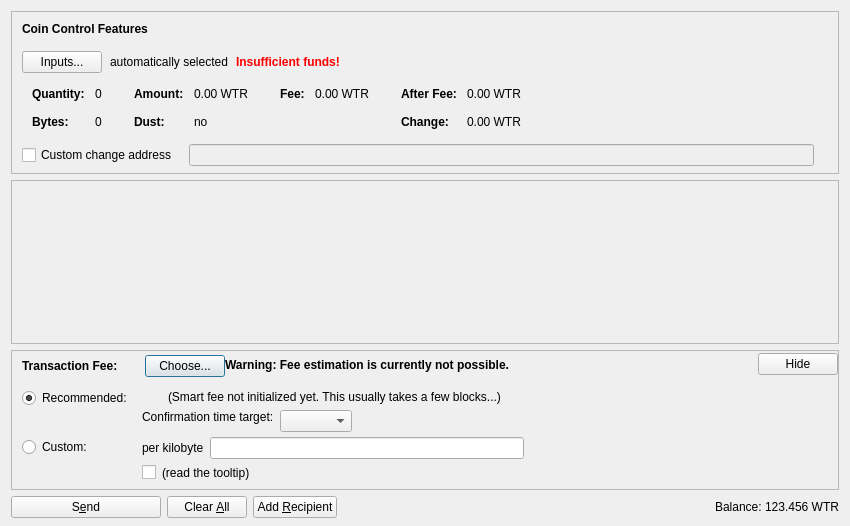
<?xml version="1.0" encoding="UTF-8"?>
<ui version="4.0">
 <class>SendCoinsDialog</class>
 <widget class="QDialog" name="SendCoinsDialog">
  <property name="geometry">
   <rect>
    <x>0</x>
    <y>0</y>
    <width>850</width>
    <height>526</height>
   </rect>
  </property>
  <property name="windowTitle">
   <string>Send Coins</string>
  </property>
  <layout class="QVBoxLayout" name="verticalLayout" stretch="0,1,0,0">
   <property name="bottomMargin">
    <number>8</number>
   </property>
   <item>
    <widget class="QFrame" name="frameCoinControl">
     <property name="sizePolicy">
      <sizepolicy hsizetype="Expanding" vsizetype="Expanding">
       <horstretch>0</horstretch>
       <verstretch>0</verstretch>
      </sizepolicy>
     </property>
     <property name="maximumSize">
      <size>
       <width>16777215</width>
       <height>16777215</height>
      </size>
     </property>
     <property name="frameShape">
      <enum>QFrame::StyledPanel</enum>
     </property>
     <property name="frameShadow">
      <enum>QFrame::Sunken</enum>
     </property>
     <layout class="QVBoxLayout" name="verticalLayoutCoinControl2">
      <property name="spacing">
       <number>0</number>
      </property>
      <property name="leftMargin">
       <number>0</number>
      </property>
      <property name="topMargin">
       <number>0</number>
      </property>
      <property name="rightMargin">
       <number>0</number>
      </property>
      <property name="bottomMargin">
       <number>6</number>
      </property>
      <item>
       <layout class="QVBoxLayout" name="verticalLayoutCoinControl" stretch="0,0,0,0,1">
        <property name="spacing">
         <number>0</number>
        </property>
        <property name="leftMargin">
         <number>10</number>
        </property>
        <property name="topMargin">
         <number>10</number>
        </property>
        <item>
         <layout class="QHBoxLayout" name="horizontalLayoutCoinControl1">
          <property name="bottomMargin">
           <number>15</number>
          </property>
          <item>
           <widget class="QLabel" name="labelCoinControlFeatures">
            <property name="sizePolicy">
             <sizepolicy hsizetype="Preferred" vsizetype="Maximum">
              <horstretch>0</horstretch>
              <verstretch>0</verstretch>
             </sizepolicy>
            </property>
            <property name="font">
             <font>
              <weight>75</weight>
              <bold>true</bold>
             </font>
            </property>
            <property name="styleSheet">
             <string notr="true">font-weight:bold;</string>
            </property>
            <property name="text">
             <string>Coin Control Features</string>
            </property>
           </widget>
          </item>
         </layout>
        </item>
        <item>
         <layout class="QHBoxLayout" name="horizontalLayoutCoinControl2" stretch="0,0,0,0">
          <property name="spacing">
           <number>8</number>
          </property>
          <property name="bottomMargin">
           <number>10</number>
          </property>
          <item>
           <widget class="QPushButton" name="pushButtonCoinControl">
            <property name="styleSheet">
             <string notr="true"/>
            </property>
            <property name="text">
             <string>Inputs...</string>
            </property>
            <property name="autoDefault">
             <bool>false</bool>
            </property>
           </widget>
          </item>
          <item>
           <widget class="QLabel" name="labelCoinControlAutomaticallySelected">
            <property name="text">
             <string>automatically selected</string>
            </property>
            <property name="margin">
             <number>5</number>
            </property>
           </widget>
          </item>
          <item>
           <widget class="QLabel" name="labelCoinControlInsuffFunds">
            <property name="font">
             <font>
              <weight>75</weight>
              <bold>true</bold>
             </font>
            </property>
            <property name="styleSheet">
             <string notr="true">color:red;font-weight:bold;</string>
            </property>
            <property name="text">
             <string>Insufficient funds!</string>
            </property>
            <property name="margin">
             <number>5</number>
            </property>
           </widget>
          </item>
          <item>
           <spacer name="horizontalSpacerCoinControl">
            <property name="orientation">
             <enum>Qt::Horizontal</enum>
            </property>
            <property name="sizeHint" stdset="0">
             <size>
              <width>40</width>
              <height>1</height>
             </size>
            </property>
           </spacer>
          </item>
         </layout>
        </item>
        <item>
         <widget class="QWidget" name="widgetCoinControl" native="true">
          <property name="sizePolicy">
           <sizepolicy hsizetype="Preferred" vsizetype="Preferred">
            <horstretch>0</horstretch>
            <verstretch>0</verstretch>
           </sizepolicy>
          </property>
          <property name="minimumSize">
           <size>
            <width>0</width>
            <height>0</height>
           </size>
          </property>
          <property name="styleSheet">
           <string notr="true"/>
          </property>
          <layout class="QHBoxLayout" name="horizontalLayoutCoinControl5">
           <property name="leftMargin">
            <number>0</number>
           </property>
           <property name="topMargin">
            <number>0</number>
           </property>
           <property name="rightMargin">
            <number>0</number>
           </property>
           <property name="bottomMargin">
            <number>0</number>
           </property>
           <item>
            <layout class="QHBoxLayout" name="horizontalLayoutCoinControl3" stretch="0,0,0,1">
             <property name="spacing">
              <number>20</number>
             </property>
             <property name="topMargin">
              <number>0</number>
             </property>
             <property name="bottomMargin">
              <number>10</number>
             </property>
             <item>
              <layout class="QFormLayout" name="formLayoutCoinControl1">
               <property name="horizontalSpacing">
                <number>10</number>
               </property>
               <property name="verticalSpacing">
                <number>14</number>
               </property>
               <property name="leftMargin">
                <number>10</number>
               </property>
               <property name="topMargin">
                <number>4</number>
               </property>
               <property name="rightMargin">
                <number>6</number>
               </property>
               <item row="0" column="0">
                <widget class="QLabel" name="labelCoinControlQuantityText">
                 <property name="font">
                  <font>
                   <weight>75</weight>
                   <bold>true</bold>
                  </font>
                 </property>
                 <property name="text">
                  <string>Quantity:</string>
                 </property>
                 <property name="margin">
                  <number>0</number>
                 </property>
                </widget>
               </item>
               <item row="0" column="1">
                <widget class="QLabel" name="labelCoinControlQuantity">
                 <property name="cursor">
                  <cursorShape>IBeamCursor</cursorShape>
                 </property>
                 <property name="contextMenuPolicy">
                  <enum>Qt::ActionsContextMenu</enum>
                 </property>
                 <property name="text">
                  <string notr="true">0</string>
                 </property>
                 <property name="margin">
                  <number>0</number>
                 </property>
                 <property name="textInteractionFlags">
                  <set>Qt::LinksAccessibleByMouse|Qt::TextSelectableByKeyboard|Qt::TextSelectableByMouse</set>
                 </property>
                </widget>
               </item>
               <item row="1" column="0">
                <widget class="QLabel" name="labelCoinControlBytesText">
                 <property name="font">
                  <font>
                   <weight>75</weight>
                   <bold>true</bold>
                  </font>
                 </property>
                 <property name="text">
                  <string>Bytes:</string>
                 </property>
                </widget>
               </item>
               <item row="1" column="1">
                <widget class="QLabel" name="labelCoinControlBytes">
                 <property name="cursor">
                  <cursorShape>IBeamCursor</cursorShape>
                 </property>
                 <property name="contextMenuPolicy">
                  <enum>Qt::ActionsContextMenu</enum>
                 </property>
                 <property name="text">
                  <string notr="true">0</string>
                 </property>
                 <property name="textInteractionFlags">
                  <set>Qt::LinksAccessibleByMouse|Qt::TextSelectableByKeyboard|Qt::TextSelectableByMouse</set>
                 </property>
                </widget>
               </item>
              </layout>
             </item>
             <item>
              <layout class="QFormLayout" name="formLayoutCoinControl2">
               <property name="horizontalSpacing">
                <number>10</number>
               </property>
               <property name="verticalSpacing">
                <number>14</number>
               </property>
               <property name="leftMargin">
                <number>6</number>
               </property>
               <property name="topMargin">
                <number>4</number>
               </property>
               <property name="rightMargin">
                <number>6</number>
               </property>
               <item row="0" column="0">
                <widget class="QLabel" name="labelCoinControlAmountText">
                 <property name="font">
                  <font>
                   <weight>75</weight>
                   <bold>true</bold>
                  </font>
                 </property>
                 <property name="text">
                  <string>Amount:</string>
                 </property>
                 <property name="margin">
                  <number>0</number>
                 </property>
                </widget>
               </item>
               <item row="0" column="1">
                <widget class="QLabel" name="labelCoinControlAmount">
                 <property name="cursor">
                  <cursorShape>IBeamCursor</cursorShape>
                 </property>
                 <property name="contextMenuPolicy">
                  <enum>Qt::ActionsContextMenu</enum>
                 </property>
                 <property name="text">
                  <string notr="true">0.00 WTR</string>
                 </property>
                 <property name="textInteractionFlags">
                  <set>Qt::LinksAccessibleByMouse|Qt::TextSelectableByKeyboard|Qt::TextSelectableByMouse</set>
                 </property>
                </widget>
               </item>
               <item row="1" column="0">
                <widget class="QLabel" name="labelCoinControlLowOutputText">
                 <property name="font">
                  <font>
                   <weight>75</weight>
                   <bold>true</bold>
                  </font>
                 </property>
                 <property name="text">
                  <string>Dust:</string>
                 </property>
                </widget>
               </item>
               <item row="1" column="1">
                <widget class="QLabel" name="labelCoinControlLowOutput">
                 <property name="cursor">
                  <cursorShape>IBeamCursor</cursorShape>
                 </property>
                 <property name="contextMenuPolicy">
                  <enum>Qt::ActionsContextMenu</enum>
                 </property>
                 <property name="text">
                  <string notr="true">no</string>
                 </property>
                 <property name="textInteractionFlags">
                  <set>Qt::LinksAccessibleByMouse|Qt::TextSelectableByKeyboard|Qt::TextSelectableByMouse</set>
                 </property>
                </widget>
               </item>
              </layout>
             </item>
             <item>
              <layout class="QFormLayout" name="formLayoutCoinControl3">
               <property name="horizontalSpacing">
                <number>10</number>
               </property>
               <property name="verticalSpacing">
                <number>14</number>
               </property>
               <property name="leftMargin">
                <number>6</number>
               </property>
               <property name="topMargin">
                <number>4</number>
               </property>
               <property name="rightMargin">
                <number>6</number>
               </property>
               <item row="0" column="0">
                <widget class="QLabel" name="labelCoinControlFeeText">
                 <property name="font">
                  <font>
                   <weight>75</weight>
                   <bold>true</bold>
                  </font>
                 </property>
                 <property name="text">
                  <string>Fee:</string>
                 </property>
                 <property name="margin">
                  <number>0</number>
                 </property>
                </widget>
               </item>
               <item row="0" column="1">
                <widget class="QLabel" name="labelCoinControlFee">
                 <property name="cursor">
                  <cursorShape>IBeamCursor</cursorShape>
                 </property>
                 <property name="contextMenuPolicy">
                  <enum>Qt::ActionsContextMenu</enum>
                 </property>
                 <property name="text">
                  <string notr="true">0.00 WTR</string>
                 </property>
                 <property name="textInteractionFlags">
                  <set>Qt::LinksAccessibleByMouse|Qt::TextSelectableByKeyboard|Qt::TextSelectableByMouse</set>
                 </property>
                </widget>
               </item>
              </layout>
             </item>
             <item>
              <layout class="QFormLayout" name="formLayoutCoinControl4">
               <property name="horizontalSpacing">
                <number>10</number>
               </property>
               <property name="verticalSpacing">
                <number>14</number>
               </property>
               <property name="leftMargin">
                <number>6</number>
               </property>
               <property name="topMargin">
                <number>4</number>
               </property>
               <property name="rightMargin">
                <number>6</number>
               </property>
               <item row="0" column="0">
                <widget class="QLabel" name="labelCoinControlAfterFeeText">
                 <property name="font">
                  <font>
                   <weight>75</weight>
                   <bold>true</bold>
                  </font>
                 </property>
                 <property name="text">
                  <string>After Fee:</string>
                 </property>
                 <property name="margin">
                  <number>0</number>
                 </property>
                </widget>
               </item>
               <item row="0" column="1">
                <widget class="QLabel" name="labelCoinControlAfterFee">
                 <property name="cursor">
                  <cursorShape>IBeamCursor</cursorShape>
                 </property>
                 <property name="contextMenuPolicy">
                  <enum>Qt::ActionsContextMenu</enum>
                 </property>
                 <property name="text">
                  <string notr="true">0.00 WTR</string>
                 </property>
                 <property name="textInteractionFlags">
                  <set>Qt::LinksAccessibleByMouse|Qt::TextSelectableByKeyboard|Qt::TextSelectableByMouse</set>
                 </property>
                </widget>
               </item>
               <item row="1" column="0">
                <widget class="QLabel" name="labelCoinControlChangeText">
                 <property name="font">
                  <font>
                   <weight>75</weight>
                   <bold>true</bold>
                  </font>
                 </property>
                 <property name="text">
                  <string>Change:</string>
                 </property>
                </widget>
               </item>
               <item row="1" column="1">
                <widget class="QLabel" name="labelCoinControlChange">
                 <property name="cursor">
                  <cursorShape>IBeamCursor</cursorShape>
                 </property>
                 <property name="contextMenuPolicy">
                  <enum>Qt::ActionsContextMenu</enum>
                 </property>
                 <property name="text">
                  <string notr="true">0.00 WTR</string>
                 </property>
                 <property name="textInteractionFlags">
                  <set>Qt::LinksAccessibleByMouse|Qt::TextSelectableByKeyboard|Qt::TextSelectableByMouse</set>
                 </property>
                </widget>
               </item>
              </layout>
             </item>
            </layout>
           </item>
          </layout>
         </widget>
        </item>
        <item>
         <layout class="QHBoxLayout" name="horizontalLayoutCoinControl4" stretch="0,0,0">
          <property name="spacing">
           <number>12</number>
          </property>
          <property name="sizeConstraint">
           <enum>QLayout::SetDefaultConstraint</enum>
          </property>
          <property name="topMargin">
           <number>5</number>
          </property>
          <property name="rightMargin">
           <number>5</number>
          </property>
          <item>
           <widget class="QCheckBox" name="checkBoxCoinControlChange">
            <property name="toolTip">
             <string>If this is activated, but the change address is empty or invalid, change will be sent to a newly generated address.</string>
            </property>
            <property name="text">
             <string>Custom change address</string>
            </property>
           </widget>
          </item>
          <item>
           <widget class="QValidatedLineEdit" name="lineEditCoinControlChange">
            <property name="enabled">
             <bool>false</bool>
            </property>
            <property name="sizePolicy">
             <sizepolicy hsizetype="Expanding" vsizetype="Fixed">
              <horstretch>0</horstretch>
              <verstretch>0</verstretch>
             </sizepolicy>
            </property>
           </widget>
          </item>
          <item>
           <widget class="QLabel" name="labelCoinControlChangeLabel">
            <property name="sizePolicy">
             <sizepolicy hsizetype="Preferred" vsizetype="Expanding">
              <horstretch>0</horstretch>
              <verstretch>0</verstretch>
             </sizepolicy>
            </property>
            <property name="minimumSize">
             <size>
              <width>0</width>
              <height>0</height>
             </size>
            </property>
            <property name="text">
             <string/>
            </property>
            <property name="margin">
             <number>3</number>
            </property>
           </widget>
          </item>
         </layout>
        </item>
        <item>
         <spacer name="verticalSpacerCoinControl">
          <property name="orientation">
           <enum>Qt::Vertical</enum>
          </property>
          <property name="sizeHint" stdset="0">
           <size>
            <width>800</width>
            <height>1</height>
           </size>
          </property>
         </spacer>
        </item>
       </layout>
      </item>
     </layout>
    </widget>
   </item>
   <item>
    <widget class="QScrollArea" name="scrollArea">
     <property name="widgetResizable">
      <bool>true</bool>
     </property>
     <widget class="QWidget" name="scrollAreaWidgetContents">
      <property name="geometry">
       <rect>
        <x>0</x>
        <y>0</y>
        <width>830</width>
        <height>104</height>
       </rect>
      </property>
      <layout class="QVBoxLayout" name="verticalLayout_2" stretch="0,1">
       <property name="leftMargin">
        <number>0</number>
       </property>
       <property name="topMargin">
        <number>0</number>
       </property>
       <property name="rightMargin">
        <number>0</number>
       </property>
       <property name="bottomMargin">
        <number>0</number>
       </property>
       <item>
        <layout class="QVBoxLayout" name="entries">
         <property name="spacing">
          <number>6</number>
         </property>
        </layout>
       </item>
       <item>
        <spacer name="verticalSpacer">
         <property name="orientation">
          <enum>Qt::Vertical</enum>
         </property>
         <property name="sizeHint" stdset="0">
          <size>
           <width>20</width>
           <height>40</height>
          </size>
         </property>
        </spacer>
       </item>
      </layout>
     </widget>
    </widget>
   </item>
   <item>
    <widget class="QFrame" name="frameFee">
     <property name="sizePolicy">
      <sizepolicy hsizetype="Expanding" vsizetype="Expanding">
       <horstretch>0</horstretch>
       <verstretch>0</verstretch>
      </sizepolicy>
     </property>
     <property name="maximumSize">
      <size>
       <width>16777215</width>
       <height>16777215</height>
      </size>
     </property>
     <property name="frameShape">
      <enum>QFrame::StyledPanel</enum>
     </property>
     <property name="frameShadow">
      <enum>QFrame::Sunken</enum>
     </property>
     <layout class="QVBoxLayout" name="verticalLayoutFee1">
      <property name="spacing">
       <number>0</number>
      </property>
      <property name="leftMargin">
       <number>0</number>
      </property>
      <property name="topMargin">
       <number>0</number>
      </property>
      <property name="rightMargin">
       <number>0</number>
      </property>
      <property name="bottomMargin">
       <number>0</number>
      </property>
      <item>
       <layout class="QVBoxLayout" name="verticalLayoutFee2" stretch="0,0,0">
        <property name="spacing">
         <number>0</number>
        </property>
        <property name="leftMargin">
         <number>10</number>
        </property>
        <property name="topMargin">
         <number>0</number>
        </property>
        <item>
         <layout class="QHBoxLayout" name="horizontalLayoutFee1">
          <property name="bottomMargin">
           <number>0</number>
          </property>
          <item>
           <layout class="QVBoxLayout" name="verticalLayoutFee7">
            <property name="spacing">
             <number>0</number>
            </property>
            <item>
             <spacer name="verticalSpacerSmartFee">
              <property name="orientation">
               <enum>Qt::Vertical</enum>
              </property>
              <property name="sizeType">
               <enum>QSizePolicy::Fixed</enum>
              </property>
              <property name="sizeHint" stdset="0">
               <size>
                <width>1</width>
                <height>4</height>
               </size>
              </property>
             </spacer>
            </item>
            <item>
             <layout class="QHBoxLayout" name="horizontalLayoutSmartFee">
              <property name="spacing">
               <number>10</number>
              </property>
              <item>
               <widget class="QLabel" name="labelFeeHeadline">
                <property name="sizePolicy">
                 <sizepolicy hsizetype="Preferred" vsizetype="Maximum">
                  <horstretch>0</horstretch>
                  <verstretch>0</verstretch>
                 </sizepolicy>
                </property>
                <property name="font">
                 <font>
                  <weight>75</weight>
                  <bold>true</bold>
                 </font>
                </property>
                <property name="styleSheet">
                 <string notr="true">font-weight:bold;</string>
                </property>
                <property name="text">
                 <string>Transaction Fee:</string>
                </property>
               </widget>
              </item>
              <item>
               <widget class="QLabel" name="labelFeeMinimized">
                <property name="text">
                 <string/>
                </property>
               </widget>
              </item>
              <item>
               <widget class="QPushButton" name="buttonChooseFee">
                <property name="text">
                 <string>Choose...</string>
                </property>
               </widget>
              </item>
             </layout>
            </item>
            <item>
             <spacer name="verticalSpacer_5">
              <property name="orientation">
               <enum>Qt::Vertical</enum>
              </property>
              <property name="sizeHint" stdset="0">
               <size>
                <width>1</width>
                <height>1</height>
               </size>
              </property>
             </spacer>
            </item>
           </layout>
          </item>
          <item>
           <widget class="QLabel" name="fallbackFeeWarningLabel">
            <property name="toolTip">
             <string>Using the fallbackfee can result in sending a transaction that will take several hours or days (or never) to confirm. Consider choosing your fee manually or wait until you have validated the complete chain.</string>
            </property>
            <property name="font">
            <font>
                <weight>75</weight>
                <bold>true</bold>
            </font>
            </property>
            <property name="text">
             <string>Warning: Fee estimation is currently not possible.</string>
            </property>
            <property name="wordWrap">
             <bool>false</bool>
            </property>
           </widget>
          </item>
          <item>
           <spacer name="horizontalSpacer_4">
            <property name="orientation">
             <enum>Qt::Horizontal</enum>
            </property>
            <property name="sizeType">
             <enum>QSizePolicy::MinimumExpanding</enum>
            </property>
            <property name="sizeHint" stdset="0">
             <size>
              <width>40</width>
              <height>20</height>
             </size>
            </property>
           </spacer>
          </item>
          <item>
           <widget class="QPushButton" name="buttonMinimizeFee">
            <property name="toolTip">
             <string>collapse fee-settings</string>
            </property>
            <property name="text">
             <string>Hide</string>
            </property>
           </widget>
          </item>
         </layout>
        </item>
        <item>
         <widget class="QFrame" name="frameFeeSelection">
          <layout class="QVBoxLayout" name="verticalLayoutFee12">
           <property name="spacing">
            <number>0</number>
           </property>
           <property name="leftMargin">
            <number>0</number>
           </property>
           <property name="topMargin">
            <number>0</number>
           </property>
           <property name="rightMargin">
            <number>0</number>
           </property>
           <property name="bottomMargin">
            <number>0</number>
           </property>
           <item>
            <layout class="QGridLayout" name="gridLayoutFee">
             <property name="topMargin">
              <number>10</number>
             </property>
             <property name="bottomMargin">
              <number>4</number>
             </property>
             <property name="horizontalSpacing">
              <number>10</number>
             </property>
             <property name="verticalSpacing">
              <number>4</number>
             </property>
             <item row="1" column="1">
              <layout class="QVBoxLayout" name="verticalLayoutFee8">
               <property name="spacing">
                <number>6</number>
               </property>
               <item>
                <layout class="QHBoxLayout" name="horizontalLayoutFee13">
                 <item>
                  <widget class="QLabel" name="labelCustomPerKilobyte">
                   <property name="toolTip">
                    <string>If the custom fee is set to 1000 satoshis and the transaction is only 250 bytes, then &quot;per kilobyte&quot; only pays 250 satoshis in fee, while &quot;total at least&quot; pays 1000 satoshis. For transactions bigger than a kilobyte both pay by kilobyte.</string>
                   </property>
                   <property name="text">
                    <string>per kilobyte</string>
                   </property>
                  </widget>
                 </item>
                 <item>
                  <widget class="BitcoinAmountField" name="customFee"/>
                 </item>
                 <item>
                  <spacer name="horizontalSpacer_6">
                   <property name="orientation">
                    <enum>Qt::Horizontal</enum>
                   </property>
                   <property name="sizeHint" stdset="0">
                    <size>
                     <width>1</width>
                     <height>1</height>
                    </size>
                   </property>
                  </spacer>
                 </item>
                </layout>
               </item>
               <item>
                <layout class="QHBoxLayout" name="horizontalLayoutFee8">
                 <item>
                  <widget class="QCheckBox" name="checkBoxMinimumFee">
                   <property name="toolTip">
                    <string>Paying only the minimum fee is just fine as long as there is less transaction volume than space in the blocks. But be aware that this can end up in a never confirming transaction once there is more demand for watercoin transactions than the network can process.</string>
                   </property>
                   <property name="text">
                    <string/>
                   </property>
                  </widget>
                 </item>
                 <item>
                  <widget class="QLabel" name="labelMinFeeWarning">
                   <property name="enabled">
                    <bool>true</bool>
                   </property>
                   <property name="toolTip">
                    <string>Paying only the minimum fee is just fine as long as there is less transaction volume than space in the blocks. But be aware that this can end up in a never confirming transaction once there is more demand for watercoin transactions than the network can process.</string>
                   </property>
                   <property name="text">
                    <string>(read the tooltip)</string>
                   </property>
                   <property name="margin">
                    <number>5</number>
                   </property>
                  </widget>
                 </item>
                 <item>
                  <spacer name="horizontalSpacer_2">
                   <property name="orientation">
                    <enum>Qt::Horizontal</enum>
                   </property>
                   <property name="sizeHint" stdset="0">
                    <size>
                     <width>1</width>
                     <height>1</height>
                    </size>
                   </property>
                  </spacer>
                 </item>
                </layout>
               </item>
              </layout>
             </item>
             <item row="0" column="0">
              <layout class="QVBoxLayout" name="verticalLayoutFee4" stretch="0,1">
               <item>
                <widget class="QRadioButton" name="radioSmartFee">
                 <property name="text">
                  <string>Recommended:</string>
                 </property>
                 <property name="checked">
                  <bool>true</bool>
                 </property>
                 <attribute name="buttonGroup">
                  <string notr="true">groupFee</string>
                 </attribute>
                </widget>
               </item>
               <item>
                <spacer name="verticalSpacer_2">
                 <property name="orientation">
                  <enum>Qt::Vertical</enum>
                 </property>
                 <property name="sizeHint" stdset="0">
                  <size>
                   <width>1</width>
                   <height>1</height>
                  </size>
                 </property>
                </spacer>
               </item>
              </layout>
             </item>
             <item row="1" column="0">
              <layout class="QVBoxLayout" name="verticalLayoutFee9" stretch="0,1">
               <item>
                <widget class="QRadioButton" name="radioCustomFee">
                 <property name="text">
                  <string>Custom:</string>
                 </property>
                 <attribute name="buttonGroup">
                  <string notr="true">groupFee</string>
                 </attribute>
                </widget>
               </item>
               <item>
                <spacer name="verticalSpacer_6">
                 <property name="orientation">
                  <enum>Qt::Vertical</enum>
                 </property>
                 <property name="sizeHint" stdset="0">
                  <size>
                   <width>1</width>
                   <height>1</height>
                  </size>
                 </property>
                </spacer>
               </item>
              </layout>
             </item>
             <item row="0" column="1">
              <layout class="QVBoxLayout" name="verticalLayoutFee3" stretch="0,0,1">
               <property name="spacing">
                <number>6</number>
               </property>
               <property name="topMargin">
                <number>2</number>
               </property>
               <item>
                <layout class="QHBoxLayout" name="horizontalLayoutFee12">
                 <item>
                  <widget class="QLabel" name="labelSmartFee">
                   <property name="text">
                    <string/>
                   </property>
                   <property name="margin">
                    <number>2</number>
                   </property>
                  </widget>
                 </item>
                 <item>
                  <widget class="QLabel" name="labelFeeEstimation">
                   <property name="text">
                    <string/>
                   </property>
                  </widget>
                 </item>
                 <item>
                  <widget class="QLabel" name="labelSmartFee2">
                   <property name="text">
                    <string>(Smart fee not initialized yet. This usually takes a few blocks...)</string>
                   </property>
                   <property name="margin">
                    <number>2</number>
                   </property>
                  </widget>
                 </item>
                 <item>
                  <spacer name="horizontalSpacer_5">
                   <property name="orientation">
                    <enum>Qt::Horizontal</enum>
                   </property>
                   <property name="sizeHint" stdset="0">
                    <size>
                     <width>1</width>
                     <height>1</height>
                    </size>
                   </property>
                  </spacer>
                 </item>
                </layout>
               </item>
               <item>
                <layout class="QHBoxLayout" name="horizontalLayoutFee9">
                 <item>
                  <layout class="QVBoxLayout" name="verticalLayoutFee6">
                   <item>
                    <widget class="QLabel" name="labelSmartFee3">
                     <property name="text">
                      <string>Confirmation time target:</string>
                     </property>
                     <property name="margin">
                      <number>2</number>
                     </property>
                    </widget>
                   </item>
                   <item>
                    <spacer name="verticalSpacer_3">
                     <property name="orientation">
                      <enum>Qt::Vertical</enum>
                     </property>
                     <property name="sizeHint" stdset="0">
                      <size>
                       <width>1</width>
                       <height>1</height>
                      </size>
                     </property>
                    </spacer>
                   </item>
                  </layout>
                 </item>
                 <item>
                  <layout class="QVBoxLayout" name="verticalLayoutFee5">
                   <property name="rightMargin">
                    <number>30</number>
                   </property>
                   <item>
                    <layout class="QHBoxLayout" name="horizontalLayoutConfTarget">
                     <property name="bottomMargin">
                      <number>0</number>
                     </property>
                     <item>
                      <widget class="QComboBox" name="confTargetSelector"/>
                     </item>
                     <item>
                      <spacer name="horizontalSpacerConfTarget">
                       <property name="orientation">
                        <enum>Qt::Horizontal</enum>
                       </property>
                       <property name="sizeHint" stdset="0">
                        <size>
                         <width>40</width>
                         <height>20</height>
                        </size>
                       </property>
                      </spacer>
                     </item>
                    </layout>
                   </item>
                  </layout>
                 </item>
                </layout>
               </item>
               <item>
                <spacer name="verticalSpacer_4">
                 <property name="orientation">
                  <enum>Qt::Vertical</enum>
                 </property>
                 <property name="sizeHint" stdset="0">
                  <size>
                   <width>1</width>
                   <height>1</height>
                  </size>
                 </property>
                </spacer>
               </item>
              </layout>
             </item>
            </layout>
           </item>
          </layout>
         </widget>
        </item>
        <item>
         <spacer name="verticalSpacerFee">
          <property name="orientation">
           <enum>Qt::Vertical</enum>
          </property>
          <property name="sizeHint" stdset="0">
           <size>
            <width>40</width>
            <height>5</height>
           </size>
          </property>
         </spacer>
        </item>
       </layout>
      </item>
     </layout>
    </widget>
   </item>
   <item>
    <layout class="QHBoxLayout" name="horizontalLayout">
     <item>
      <widget class="QPushButton" name="sendButton">
       <property name="minimumSize">
        <size>
         <width>150</width>
         <height>0</height>
        </size>
       </property>
       <property name="toolTip">
        <string>Confirm the send action</string>
       </property>
       <property name="text">
        <string>S&amp;end</string>
       </property>
       <property name="icon">
        <iconset resource="../bitcoin.qrc">
         <normaloff>:/icons/send</normaloff>:/icons/send</iconset>
       </property>
       <property name="autoDefault">
        <bool>false</bool>
       </property>
       <property name="default">
        <bool>false</bool>
       </property>
      </widget>
     </item>
     <item>
      <widget class="QPushButton" name="clearButton">
       <property name="sizePolicy">
        <sizepolicy hsizetype="Minimum" vsizetype="Fixed">
         <horstretch>0</horstretch>
         <verstretch>0</verstretch>
        </sizepolicy>
       </property>
       <property name="toolTip">
        <string>Clear all fields of the form.</string>
       </property>
       <property name="text">
        <string>Clear &amp;All</string>
       </property>
       <property name="icon">
        <iconset resource="../bitcoin.qrc">
         <normaloff>:/icons/remove</normaloff>:/icons/remove</iconset>
       </property>
       <property name="autoDefault">
        <bool>false</bool>
       </property>
      </widget>
     </item>
     <item>
      <widget class="QPushButton" name="addButton">
       <property name="toolTip">
        <string>Send to multiple recipients at once</string>
       </property>
       <property name="text">
        <string>Add &amp;Recipient</string>
       </property>
       <property name="icon">
        <iconset resource="../bitcoin.qrc">
         <normaloff>:/icons/add</normaloff>:/icons/add</iconset>
       </property>
       <property name="autoDefault">
        <bool>false</bool>
       </property>
      </widget>
     </item>
     <item>
      <spacer name="horizontalSpacer">
       <property name="orientation">
        <enum>Qt::Horizontal</enum>
       </property>
       <property name="sizeHint" stdset="0">
        <size>
         <width>40</width>
         <height>20</height>
        </size>
       </property>
      </spacer>
     </item>
     <item>
      <layout class="QHBoxLayout" name="horizontalLayout_2">
       <property name="spacing">
        <number>3</number>
       </property>
       <item>
        <widget class="QLabel" name="label">
         <property name="sizePolicy">
          <sizepolicy hsizetype="Preferred" vsizetype="Fixed">
           <horstretch>0</horstretch>
           <verstretch>0</verstretch>
          </sizepolicy>
         </property>
         <property name="text">
          <string>Balance:</string>
         </property>
        </widget>
       </item>
       <item>
        <widget class="QLabel" name="labelBalance">
         <property name="sizePolicy">
          <sizepolicy hsizetype="Preferred" vsizetype="Fixed">
           <horstretch>0</horstretch>
           <verstretch>0</verstretch>
          </sizepolicy>
         </property>
         <property name="cursor">
          <cursorShape>IBeamCursor</cursorShape>
         </property>
         <property name="text">
          <string notr="true">123.456 WTR</string>
         </property>
         <property name="textInteractionFlags">
          <set>Qt::LinksAccessibleByMouse|Qt::TextSelectableByKeyboard|Qt::TextSelectableByMouse</set>
         </property>
        </widget>
       </item>
      </layout>
     </item>
    </layout>
   </item>
  </layout>
 </widget>
 <customwidgets>
  <customwidget>
   <class>QValidatedLineEdit</class>
   <extends>QLineEdit</extends>
   <header>qt/qvalidatedlineedit.h</header>
  </customwidget>
  <customwidget>
   <class>BitcoinAmountField</class>
   <extends>QLineEdit</extends>
   <header>qt/bitcoinamountfield.h</header>
   <container>1</container>
  </customwidget>
 </customwidgets>
 <resources>
  <include location="../bitcoin.qrc"/>
 </resources>
 <connections/>
 <buttongroups>
  <buttongroup name="groupFee"/>
 </buttongroups>
</ui>
